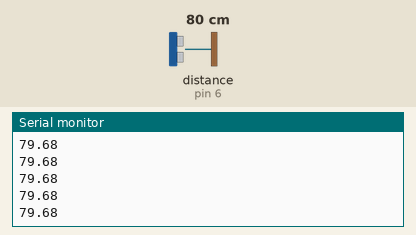
Recording of a sketch running on a simulated Arduino Uno, built with avr-gcc and run on an emulated ATmega328P. Shown: the last lines printed to the serial monitor. Wiring (inferred from the names in the program): ultrasonic range finder: trigger pin 5; echo pin 6. The inputs (shaded band) are chosen by the test bench; at power-on: distance to the obstacle (sensor on pin 6) 80 cm. The echo pulse lasts 58.3 µs per cm.

Above: at 1.2 s.
1.3 s: distance to the obstacle (sensor on pin 6) set to 2 cm
At 1.38 s:
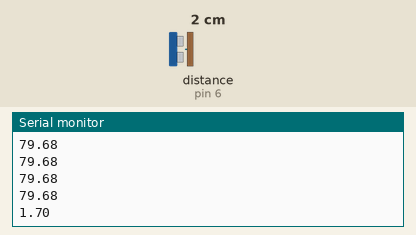
2.8 s: distance to the obstacle (sensor on pin 6) set to 4 cm
At 2.89 s:
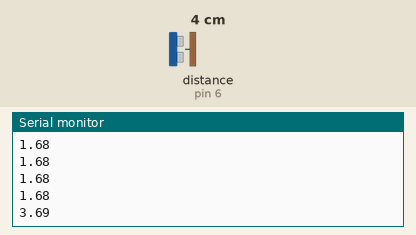
Timing chart, 0 to 5.8 s (numbered marks = the images above; inputs shaded):
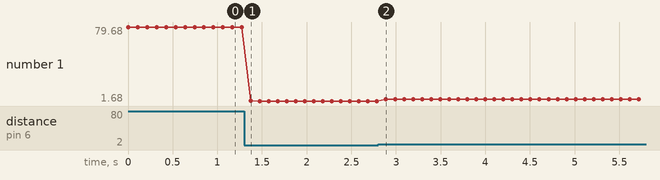

The sketch:

Medindo_dist_ncia__aula_13_.ino
```cpp
int pinoTrig = 5;
int pinoEcho = 6;
void setup()
{
    /*
       Define que estes pinos serão de
       saída (Trig) e entrada (Echo):
    */
    pinMode (pinoTrig, OUTPUT);
    pinMode (pinoEcho, INPUT);
    /*
       Inicia uma comunicação serial com
       velocidade de transmissão de 9600:
    */
    Serial.begin (9600);
}
void loop()
{
  /*
     Faz um pulso no pino Trig com
     duração de 10 microssegundos:
  */
  digitalWrite (pinoTrig, LOW);
  delayMicroseconds (2);
  digitalWrite (pinoTrig, HIGH);
  delayMicroseconds (10);
  digitalWrite (pinoTrig, LOW);
  /*
     Recebe a duração do pulso com o comando
     'pulseIn' e armazena na variável criada
     com o nome de 'duracao':
  */
  float duracao = pulseIn (pinoEcho, HIGH);
  /*
     Sabendo que a velocidade do som no ar
     é de aproximadamente 0.0343 cm/us, e
     que o pulso percorreu a distância duas
     vezes ('foi' e 'voltou'), a distância
     do objeto é dada pela fórmula:
     distancia = 0.0343 * duracao / 2
   */
  float distancia = 0.0343 * duracao / 2.0;
  /*
     Verifica se a distância está na faixa
     mínima de 5cm e máxima de 3m lida
     pelo sensor ultrassônico:
  */
  if (distancia > 300.0) {
     Serial.println ("fora da faixa!");
  } else {
     /*
       Mostra o valor da distância no serial
       e faz uma pausa de 100ms:
    */
   Serial.println (distancia);
   delay (100);
  }
}
```

Measured:
- after the input at 1.3 s, the serial monitor: prints a new line after 0.07 s (image 1)
- after the input at 2.8 s, the serial monitor: prints a new line after 0.09 s (image 2)
- plotted number 1: 79.68 → 1.68 after the input at 1.3 s, 1.68 → 3.69 after the input at 2.8 s
